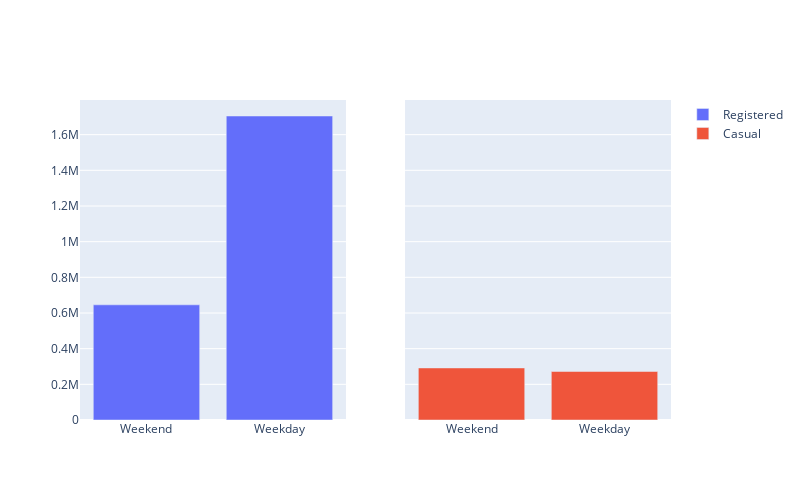

Write notebook code for a chart like this one.
### Code cell
user_char = hour.groupby('workingday', as_index=False).agg({
  'registered' : 'sum',
  'casual' : 'sum'
})
day_cat= {1: 'Weekday', 0: 'Weekend'}
user_char['workingday'] = user_char['workingday'].map(day_cat)
user_fig = make_subplots(rows=1, cols=2, shared_yaxes=True)
user_fig.add_trace(
  go.Bar(x=user_char['workingday'], y=user_char['registered'], name='Registered'),1,1
)
user_fig.add_trace(
  go.Bar(x=user_char['workingday'], y=user_char['casual'], name='Casual'),1,2
)
user_fig.update_layout(height = 500,
                  width = 800)

### Figure 1 — Plotly figure (JSON) as saved in the notebook; plotly's stock layout.template omitted (floating-point values rounded to 4 significant figures)
{"data": [{"name": "Registered", "type": "bar", "x": ["Weekend", "Weekday"], "xaxis": "x", "y": [645834, 1704571], "yaxis": "y"}, {"name": "Casual", "type": "bar", "x": ["Weekend", "Weekday"], "xaxis": "x2", "y": [291878, 272028], "yaxis": "y2"}], "layout": {"height": 500, "width": 800, "xaxis": {"anchor": "y", "domain": [0, 0.45]}, "xaxis2": {"anchor": "y2", "domain": [0.55, 1]}, "yaxis": {"anchor": "x", "domain": [0, 1]}, "yaxis2": {"anchor": "x2", "domain": [0, 1], "matches": "y", "showticklabels": false}}}
